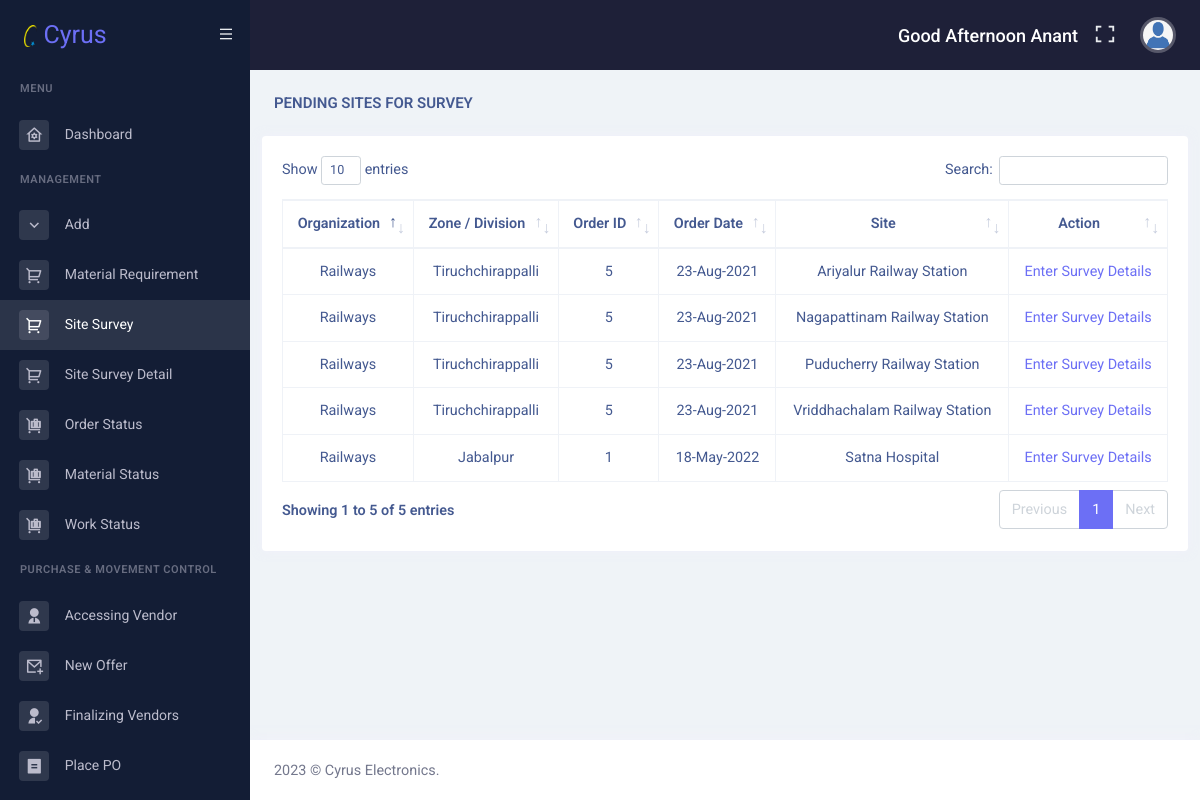
Screenshot of /PendingSiteSurvey.php (signed in) with the database file from the repository.
### tables this page shows
CREATE TABLE `siteorders` (
  `OrderID` int NOT NULL,
  `DivisionOrderID` int DEFAULT NULL,
  `DivisionCode` int DEFAULT NULL,
  `SiteCode` int DEFAULT NULL,
  `Status` int DEFAULT '1'
);

CREATE TABLE `organization` (
  `OrganizationCode` int NOT NULL,
  `Organization` varchar(200) NOT NULL
);

CREATE TABLE `division` (
  `DivisionCode` int NOT NULL,
  `OrganizationCode` int NOT NULL,
  `DivisionName` varchar(200) NOT NULL,
  `StateCode` int DEFAULT NULL,
  `GSTIN` varchar(20) DEFAULT NULL
);

CREATE TABLE `orders` (
  `OrderID` int NOT NULL,
  `DivisionCode` int DEFAULT NULL,
  `Description` varchar(1050) NOT NULL,
  `OrderNo` varchar(200) DEFAULT NULL,
  `OrderDate` date DEFAULT NULL,
  `CompletionDate` date DEFAULT NULL,
  `PGAmount` decimal(9,2) NOT NULL,
  `PGTypeID` int DEFAULT NULL,
  `PGDate` date DEFAULT NULL,
  `PGValidDate` date DEFAULT NULL,
  `Warranty` int NOT NULL,
  `OrderingAuth` varchar(200) DEFAULT NULL,
  `BillingAuth` varchar(200) DEFAULT NULL,
  `OrderStatusID` int NOT NULL DEFAULT '1',
  `Requirement` tinyint NOT NULL DEFAULT '0',
  `RequirementDate` date DEFAULT NULL,
  `AMCIncluded` tinyint NOT NULL DEFAULT '0',
  `AMCPeriod` int DEFAULT NULL,
  `AMCPosted` tinyint NOT NULL DEFAULT '0',
  `TimeStamp` timestamp NOT NULL DEFAULT CURRENT_TIMESTAMP
);

CREATE TABLE `site` (
  `SiteCode` int NOT NULL,
  `DivisionCode` int NOT NULL,
  `SiteName` varchar(200) NOT NULL,
  `Address` varchar(200) DEFAULT NULL,
  `DistrictCode` int DEFAULT NULL,
  `Consignee` varchar(150) DEFAULT NULL
);

### PendingSiteSurvey.php (shortened to what this page needs)
<?php
include"connection.php";
?>
<!DOCTYPE html>
<html lang="en">
<head>
    <?php include"head.php" ?>
</head>
<body data-sidebar="dark" data-topbar="dark">
    <?php
    include"header.php";
    include"sidebar.php";
    ?>
    <div class="main-content">
        <div class="page-content">
            <div class="container-fluid">
                <div class="row">
                    <div class="col-12">
                        <div class="page-title-box d-flex align-items-center justify-content-between">
                            <h4 class="mb-0">Pending sites for survey</h4>
                        </div>
                    </div>
                </div>
            </div>
            <div class="row">
                <div class="col-xl-12">
                    <div class="card">
                        <div class="card-body">
                            <div class="table-responsive">
                                <table id="" class="table table-centered table-nowrap mb-0 table-bordered display">
                                    <thead class="thead-light">
                                        <tr>
                                            <th>Organization</th>
                                            <th>Zone / Division</th>
                                            <th>Order ID</th>
                                            <th>Order Date</th>
                                            <th>Site</th>
                                            <th>Action</th>
                                        </tr>
                                    </thead>
                                    <tbody>
                                        <?php
                                        $query="SELECT * FROM cyrusproject.siteorders
                                        inner join division on siteorders.DivisionCode=division.DivisionCode
                                        inner join orders on siteorders.DivisionOrderID=orders.OrderID
                                        inner join site on siteorders.SiteCode=site.SiteCode
                                        inner join organization on division.OrganizationCode=organization.OrganizationCode WHERE Status=1;";
                                        $result=mysqli_query($con,$query);
                                        if (mysqli_num_rows($result)>0)
                                        {
                                            while ($row=mysqli_fetch_assoc($result))
                                            {
                                                print '<td>'.$row["Organization"]."</td>";
                                                print '<td>'.$row["DivisionName"]."</td>";
                                                print '<td>'.$row["OrderID"]."</td>";
                                                print '<td><span class="d-none">'.$row["OrderDate"].'</span>'.date('d-M-Y',strtotime($row["OrderDate"]))."</td>";
                                                print '<td>'.$row["SiteName"]."</td>";
                                                print '<td><a href="SiteSurvey.php?SiteCode='.base64_encode($row["SiteCode"]).'">Enter Survey Details</a></td>';
                                            }
                                        }
                                        ?>
                                    </tbody>
                                </table>
                            </div>
                        </div>
                    </div>
                </div>
            </div>
        </div>
        <?php include "footer.php"; ?>
</body>
</html>

### head.php (shortened to what this page needs)
<link href="assets/libs/admin-resources/jquery.vectormap/jquery-jvectormap-1.2.2.css" rel="stylesheet" type="text/css" />
<link href="assets/css/bootstrap.min.css" id="bootstrap-style" rel="stylesheet" type="text/css" />
<link href="https://cdn.jsdelivr.net/npm/remixicon@2.5.0/fonts/remixicon.css" rel="stylesheet">
<link href="assets/css/app.min.css" id="app-style" rel="stylesheet" type="text/css" />
<link href="assets/libs/sweetalert2/sweetalert2.min.css" rel="stylesheet" type="text/css" />
<link href="assets/libs/select2/css/select2.min.css" rel="stylesheet" type="text/css">
<link href="assets/libs/datatables.net-bs4/css/dataTables.bootstrap4.min.css" rel="stylesheet" type="text/css" />
<link href="assets/libs/datatables.net-buttons-bs4/css/buttons.bootstrap4.min.css" rel="stylesheet" type="text/css" />
<link href="assets/libs/datatables.net-select-bs4/css//select.bootstrap4.min.css" rel="stylesheet" type="text/css" />

### header.php (shortened to what this page needs)
<?php
$Hour = date('G');
if ( $Hour >= 1 && $Hour <= 11 ) {
  $wish= "Good Morning ".$_SESSION['username'];
} else if ( $Hour >= 12 && $Hour <= 15 ) {
  $wish= "Good Afternoon ".$_SESSION['username'];
} else if ( $Hour >= 19 || $Hour <= 23 ) {
  $wish= "Good Evening ".$_SESSION['username'];
}
 ?>
<div id="layout-wrapper">
    <header id="page-topbar">
        <div class="navbar-header">
        <div class="d-flex">
            <h5 align="left" style="color:white; margin-top: 25px"><?php echo $wish; ?></h5>
            <div class="dropdown d-none d-lg-inline-block ms-1">
                <button type="button" class="btn header-item noti-icon waves-effect" data-bs-toggle="fullscreen">
                    <i class="ri-fullscreen-line"></i>
                </button>
            </div>
            <div class="dropdown d-inline-block user-dropdown">
                <button type="button" class="btn header-item waves-effect" id="page-header-user-dropdown"
                data-bs-toggle="dropdown" aria-haspopup="true" aria-expanded="false">
                <img class="rounded-circle header-profile-user" src="assets/images/users/profile.png"
                alt="Header Avatar">
            </button>
        </div>
    </div>
</header>

### sidebar.php (shortened to what this page needs)
<div class="vertical-menu">
    <div class="navbar-brand-box">
        <a href="index.php" class="logo logo-light">
            <span class="logo-lg" style="font-size:25px;">
                <img src="assets/images/cyrus logo.png" alt="" height="22"> Cyrus
            </span>
        </a>
    </div>
    <button type="button" class="btn btn-sm px-3 font-size-16 header-item waves-effect vertical-menu-btn">
        <i class="ri-menu-line"></i>
    </button>
    <div data-simplebar class="sidebar-menu-scroll">
        <div id="sidebar-menu">
            <ul class="metismenu list-unstyled" id="side-menu">
                <li class="menu-title">Menu</li>
                <li>
                    <a href="index.php" class="waves-effect">
                        <i class="ri-home-gear-line"></i><span class="badge rounded-pill bg-success float-end"></span>
                        <span>Dashboard</span>
                    </a>
                </li>
                <li class="menu-title">Management</li>
                <li>
                    <a href="javascript: void(0);" class=" waves-effect">
                        <i class="ri-arrow-down-s-line"></i>
                        <span>Add</span>
                    </a>
                </li>
        <li>
            <a href="requirement.php" class=" waves-effect">
                <i class="ri-shopping-cart-2-line"></i>
                <span>Material Requirement</span>
            </a>
        </li>
        <li>
            <a href="PendingSiteSurvey.php" class=" waves-effect">
                <i class="ri-shopping-cart-2-line"></i>
                <span>Site Survey</span>
            </a>
        </li>
        <li>
            <a href="ViewSiteSurvey.php" class=" waves-effect">
                <i class="ri-shopping-cart-2-line"></i>
                <span>Site Survey Detail</span>
            </a>
        </li>
        <li>
            <a href="orderstatus.php" class="waves-effect">
                <i class="ri-luggage-cart-fill"></i>
                <span>Order Status</span>
            </a>
        </li>
        <li>
            <a href="materialstatus.php" class="waves-effect">
                <i class="ri-luggage-cart-fill"></i>
                <span>Material Status</span>
            </a>
        </li>
        <li>
            <a href="workstatus.php" class="waves-effect">
                <i class="ri-luggage-cart-fill"></i>
                <span>Work Status</span>
            </a>
        </li>
        <li class="menu-title">Purchase & Movement Control</li>
        <li>
            <a href="#" data-bs-toggle="modal" data-bs-target="#Accessing">
                <i class="ri-user-2-fill"></i>
                <span>Accessing Vendor</span>
            </a>
        </li>
        <li>
            <a href="Offer.php" class="waves-effect">
                <i class="ri-mail-add-line"></i>
                <span>New Offer</span>
            </a>
        </li>
        <li>
            <a href="fvendor.php" class="waves-effect">
                <i class="ri-user-follow-fill"></i>
                <span>Finalizing Vendors</span>
            </a>
        </li>
        <li>
            <a href="placepo.php" class="waves-effect">
                <i class="ri-bill-fill"></i>
                <span>Place PO</span>
            </a>
        </li>
        <li>
            <a href="pendingpo.php" class="waves-effect">
            </a>
        </li>
    </ul>
</div>
</div>
</div>

### footer.php (shortened to what this page needs)
<footer class="footer">
    <div class="container-fluid">
        <div class="row">
            <div class="col-sm-6">
                <script>document.write(new Date().getFullYear())</script> © Cyrus Electronics.
            </div>
        </div>
    </div>
</footer>
</div>
</div>

### rows the page displays
siteorders: organization.Organization "Railways", division.DivisionName "Tiruchchirappalli", orders.OrderID "5", orders.OrderDate "23-Aug-2021", site.SiteName "Ariyalur Railway Station"
siteorders: organization.Organization "Railways", division.DivisionName "Tiruchchirappalli", orders.OrderID "5", orders.OrderDate "23-Aug-2021", site.SiteName "Nagapattinam Railway Station"
siteorders: organization.Organization "Railways", division.DivisionName "Tiruchchirappalli", orders.OrderID "5", orders.OrderDate "23-Aug-2021", site.SiteName "Puducherry Railway Station"
siteorders: organization.Organization "Railways", division.DivisionName "Tiruchchirappalli", orders.OrderID "5", orders.OrderDate "23-Aug-2021", site.SiteName "Vriddhachalam Railway Station"
siteorders: organization.Organization "Railways", division.DivisionName "Jabalpur", orders.OrderID "1", orders.OrderDate "18-May-2022", site.SiteName "Satna Hospital"

### other values shown
$wish "Good Afternoon Anant"
